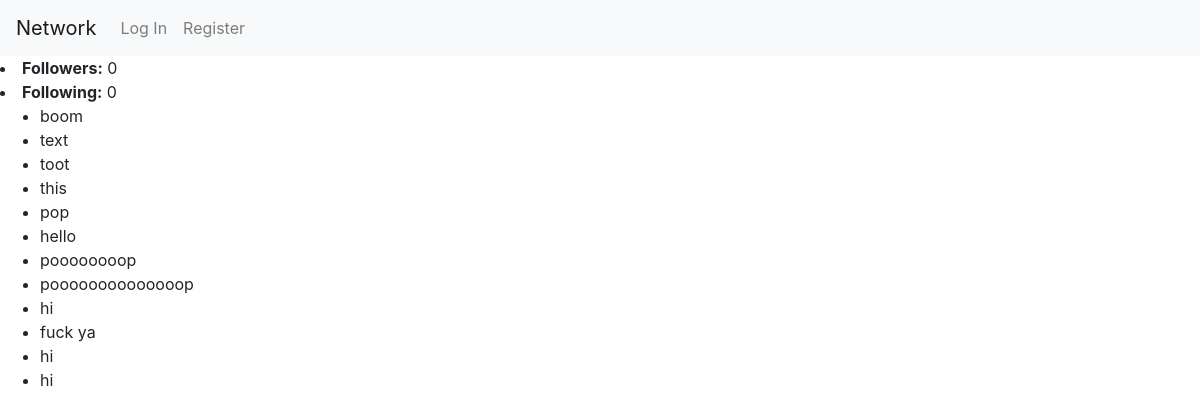
The app's page /profile/1 with its own data.
### network/models.py (models this page shows, shortened)
class User(AbstractUser):
    following = models.IntegerField(default=0)
    followers = models.IntegerField(default=0)

class Post(models.Model):
    username = models.ForeignKey(User, on_delete=models.CASCADE)
    post = models.TextField(blank=False,)
    date = models.DateTimeField(auto_now_add=True)
    likes = models.IntegerField(default=0)

### network/views.py (the view)
# urls.py: path("profile/<int:user_id>", views.profile, name="profile"),
def profile(request, user_id):
    followers = User.objects.filter(id=user_id)
    posts = Post.objects.filter(username_id=user_id).order_by('-date')
    return render(request, "network/profile.html", {
        'posts': posts,
        'followers': followers
    })

### network/templates/network/profile.html (shortened to what this page needs)
{% extends "network/layout.html" %}
{% block body %}
{% for follower in followers %}
    <li><strong>Followers:</strong> {{follower.followers}}</li>
    <li><strong>Following:</strong> {{follower.following}}</li>
{% endfor %}
<ul>
{% for post in posts %}
    <li>{{post.post}}</li>
{% endfor %}
</ul>
{% endblock %}

### records on screen
User: followers "0", following "0"
Post: post "boom"
Post: post "text"
Post: post "toot"
Post: post "this"
Post: post "pop"
Post: post "hello"
Post: post "poooooooop"
Post: post "poooooooooooooop"
Post: post "hi"
Post: post "fuck ya"
Post: post "hi"
Post: post "hi"
